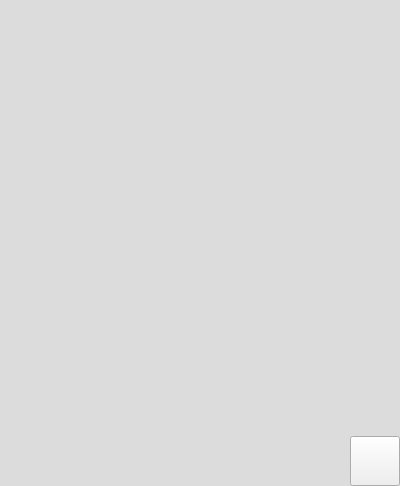
<?xml version="1.0" encoding="UTF-8"?>
<ui version="4.0">
 <class>HistoryShower</class>
 <widget class="QWidget" name="HistoryShower">
  <property name="windowModality">
   <enum>Qt::NonModal</enum>
  </property>
  <property name="geometry">
   <rect>
    <x>0</x>
    <y>0</y>
    <width>400</width>
    <height>486</height>
   </rect>
  </property>
  <property name="sizePolicy">
   <sizepolicy hsizetype="MinimumExpanding" vsizetype="MinimumExpanding">
    <horstretch>0</horstretch>
    <verstretch>0</verstretch>
   </sizepolicy>
  </property>
  <property name="minimumSize">
   <size>
    <width>400</width>
    <height>399</height>
   </size>
  </property>
  <property name="baseSize">
   <size>
    <width>400</width>
    <height>399</height>
   </size>
  </property>
  <property name="windowTitle">
   <string>Form</string>
  </property>
  <layout class="QVBoxLayout" name="verticalLayout">
   <property name="spacing">
    <number>0</number>
   </property>
   <property name="leftMargin">
    <number>0</number>
   </property>
   <property name="topMargin">
    <number>0</number>
   </property>
   <property name="rightMargin">
    <number>0</number>
   </property>
   <property name="bottomMargin">
    <number>0</number>
   </property>
   <item>
    <widget class="QScrollArea" name="scrollArea">
     <property name="sizePolicy">
      <sizepolicy hsizetype="MinimumExpanding" vsizetype="MinimumExpanding">
       <horstretch>0</horstretch>
       <verstretch>0</verstretch>
      </sizepolicy>
     </property>
     <property name="minimumSize">
      <size>
       <width>400</width>
       <height>349</height>
      </size>
     </property>
     <property name="baseSize">
      <size>
       <width>400</width>
       <height>349</height>
      </size>
     </property>
     <property name="frameShape">
      <enum>QFrame::NoFrame</enum>
     </property>
     <property name="frameShadow">
      <enum>QFrame::Plain</enum>
     </property>
     <property name="lineWidth">
      <number>0</number>
     </property>
     <property name="verticalScrollBarPolicy">
      <enum>Qt::ScrollBarAsNeeded</enum>
     </property>
     <property name="horizontalScrollBarPolicy">
      <enum>Qt::ScrollBarAlwaysOff</enum>
     </property>
     <property name="sizeAdjustPolicy">
      <enum>QAbstractScrollArea::AdjustToContents</enum>
     </property>
     <property name="widgetResizable">
      <bool>true</bool>
     </property>
     <property name="alignment">
      <set>Qt::AlignLeading|Qt::AlignLeft|Qt::AlignTop</set>
     </property>
     <widget class="QWidget" name="scrollAreaWidgetContents">
      <property name="geometry">
       <rect>
        <x>0</x>
        <y>0</y>
        <width>400</width>
        <height>436</height>
       </rect>
      </property>
      <property name="sizePolicy">
       <sizepolicy hsizetype="MinimumExpanding" vsizetype="MinimumExpanding">
        <horstretch>0</horstretch>
        <verstretch>0</verstretch>
       </sizepolicy>
      </property>
      <property name="minimumSize">
       <size>
        <width>400</width>
        <height>349</height>
       </size>
      </property>
      <property name="baseSize">
       <size>
        <width>400</width>
        <height>349</height>
       </size>
      </property>
      <layout class="QVBoxLayout" name="verticalLayout_2">
       <property name="spacing">
        <number>0</number>
       </property>
       <property name="leftMargin">
        <number>0</number>
       </property>
       <property name="topMargin">
        <number>0</number>
       </property>
       <property name="rightMargin">
        <number>0</number>
       </property>
       <property name="bottomMargin">
        <number>0</number>
       </property>
       <item>
        <widget class="QLabel" name="label">
         <property name="sizePolicy">
          <sizepolicy hsizetype="MinimumExpanding" vsizetype="MinimumExpanding">
           <horstretch>0</horstretch>
           <verstretch>0</verstretch>
          </sizepolicy>
         </property>
         <property name="minimumSize">
          <size>
           <width>400</width>
           <height>349</height>
          </size>
         </property>
         <property name="baseSize">
          <size>
           <width>400</width>
           <height>349</height>
          </size>
         </property>
         <property name="font">
          <font>
           <family>Arial</family>
           <pointsize>14</pointsize>
          </font>
         </property>
         <property name="mouseTracking">
          <bool>true</bool>
         </property>
         <property name="autoFillBackground">
          <bool>false</bool>
         </property>
         <property name="styleSheet">
          <string notr="true">QLabel {background-color: rgb(220, 220, 220);}</string>
         </property>
         <property name="lineWidth">
          <number>0</number>
         </property>
         <property name="text">
          <string/>
         </property>
         <property name="textFormat">
          <enum>Qt::RichText</enum>
         </property>
         <property name="scaledContents">
          <bool>true</bool>
         </property>
         <property name="alignment">
          <set>Qt::AlignRight|Qt::AlignTop|Qt::AlignTrailing</set>
         </property>
         <property name="wordWrap">
          <bool>true</bool>
         </property>
         <property name="margin">
          <number>10</number>
         </property>
         <property name="indent">
          <number>20</number>
         </property>
        </widget>
       </item>
      </layout>
     </widget>
    </widget>
   </item>
   <item>
    <widget class="QGroupBox" name="groupBox">
     <property name="sizePolicy">
      <sizepolicy hsizetype="MinimumExpanding" vsizetype="Fixed">
       <horstretch>0</horstretch>
       <verstretch>0</verstretch>
      </sizepolicy>
     </property>
     <property name="minimumSize">
      <size>
       <width>400</width>
       <height>50</height>
      </size>
     </property>
     <property name="maximumSize">
      <size>
       <width>16777215</width>
       <height>50</height>
      </size>
     </property>
     <property name="sizeIncrement">
      <size>
       <width>0</width>
       <height>1</height>
      </size>
     </property>
     <property name="baseSize">
      <size>
       <width>400</width>
       <height>50</height>
      </size>
     </property>
     <property name="styleSheet">
      <string notr="true">QGroupBox {background-color:rgb(220, 220, 220);border:0px;}</string>
     </property>
     <property name="title">
      <string/>
     </property>
     <property name="flat">
      <bool>false</bool>
     </property>
     <layout class="QHBoxLayout" name="horizontalLayout">
      <property name="spacing">
       <number>0</number>
      </property>
      <property name="leftMargin">
       <number>0</number>
      </property>
      <property name="topMargin">
       <number>0</number>
      </property>
      <property name="rightMargin">
       <number>0</number>
      </property>
      <property name="bottomMargin">
       <number>0</number>
      </property>
      <item>
       <spacer name="horizontalSpacer">
        <property name="orientation">
         <enum>Qt::Horizontal</enum>
        </property>
        <property name="sizeHint" stdset="0">
         <size>
          <width>345</width>
          <height>20</height>
         </size>
        </property>
       </spacer>
      </item>
      <item>
       <widget class="CalcButton" name="pushButtonDelete">
        <property name="sizePolicy">
         <sizepolicy hsizetype="Fixed" vsizetype="Fixed">
          <horstretch>0</horstretch>
          <verstretch>0</verstretch>
         </sizepolicy>
        </property>
        <property name="minimumSize">
         <size>
          <width>50</width>
          <height>50</height>
         </size>
        </property>
        <property name="maximumSize">
         <size>
          <width>50</width>
          <height>50</height>
         </size>
        </property>
        <property name="baseSize">
         <size>
          <width>50</width>
          <height>50</height>
         </size>
        </property>
        <property name="styleSheet">
         <string notr="true">CalcButton {background-color: rgb(220, 220, 220);border: 0px;}
CalcButton:hover {background-color: rgb(200, 200, 200);}
CalcButton:pressed {background-color: rgb(180, 180, 180);}</string>
        </property>
        <property name="text">
         <string/>
        </property>
        <property name="icon">
         <iconset>
          <normalon>:/images/delete-icon</normalon>
         </iconset>
        </property>
        <property name="iconSize">
         <size>
          <width>30</width>
          <height>30</height>
         </size>
        </property>
       </widget>
      </item>
     </layout>
    </widget>
   </item>
  </layout>
 </widget>
 <customwidgets>
  <customwidget>
   <class>CalcButton</class>
   <extends>QPushButton</extends>
   <header location="global">CalcButton.h</header>
  </customwidget>
 </customwidgets>
 <resources/>
 <connections/>
</ui>
